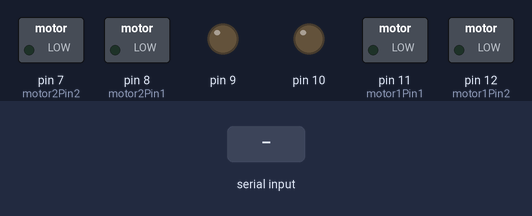
A sketch run on a simulated Arduino Uno, built with avr-gcc and run on an emulated ATmega328P. Parts: switched loads named in the sketch (green lamp = pin HIGH), output pins drawn as LEDs (lit = HIGH). Inputs (shaded band) come from the test bench.

Above: at 1.2 s.
1.3 s: "2" received over the second serial link
At 2.0 s:
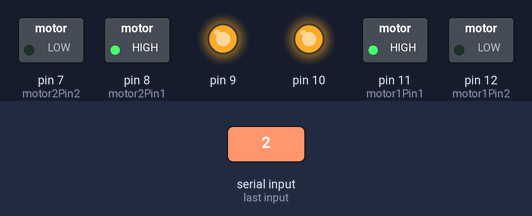
2.8 s: "8" received over the second serial link
At 3.2 s:
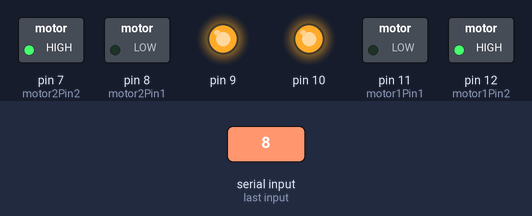
4.3 s: "4" received over the second serial link
At 5.5 s:
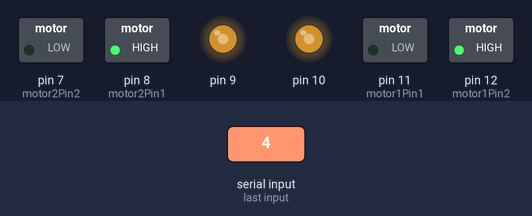
5.8 s: "6" received over the second serial link
At 6.7 s:
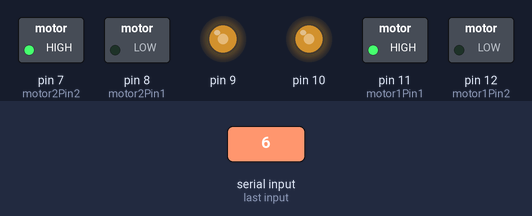
7.3 s: "2" received over the second serial link
At 7.8 s:
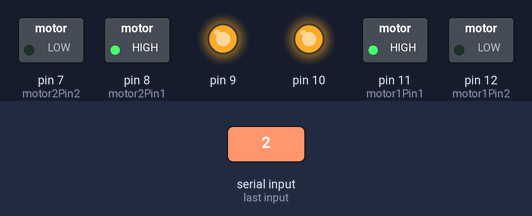
8.8 s: "8" received over the second serial link
At 10.2 s:
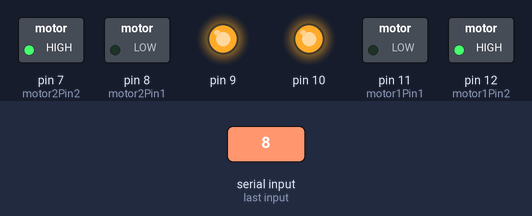
Timing chart, 0 to 11.3 s (numbered marks = the images above; inputs shaded):
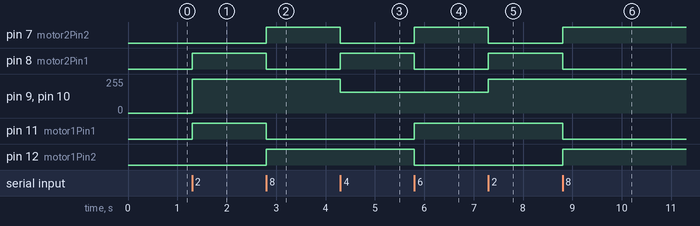

The sketch:

POO_Sumio.ino
```cpp
#include <Arduino.h>
#include <SoftwareSerial.h>

#define VEL_MAX 255
#define VEL_CURVE 155

// Pin definitions
const int motor1Pin1 = 11;  // IN1
const int motor1Pin2 = 12;  // IN2
const int motor2Pin1 = 8;   // IN3
const int motor2Pin2 = 7;   // IN4
const int enA = 9;          // ENA
const int enB = 10;         // ENB

SoftwareSerial bluetooth(2, 3); // RX, TX pins for HC-05 module

class Motor {
  private:
    int pin1;
    int pin2;

  public:
    Motor(int pin1, int pin2) : pin1(pin1), pin2(pin2) {
      pinMode(pin1, OUTPUT);
      pinMode(pin2, OUTPUT);
    }

    void forward() {
      digitalWrite(pin1, HIGH);
      digitalWrite(pin2, LOW);
    }

    void backward() {
      digitalWrite(pin1, LOW);
      digitalWrite(pin2, HIGH);
    }

    void stop() {
      digitalWrite(pin1, LOW);
      digitalWrite(pin2, LOW);
    }
};

class Car {
  private:
    Motor motor1;
    Motor motor2;
    int enA_pin;
    int enB_pin;

  public:
    Car(int pin1, int pin2, int pin3, int pin4, int enA_pin, int enB_pin)
        : motor1(pin1, pin2), motor2(pin3, pin4), enA_pin(enA_pin), enB_pin(enB_pin) {
      pinMode(enA_pin, OUTPUT);
      pinMode(enB_pin, OUTPUT);
    }

    void initialize() {
      Serial.begin(9600);
      bluetooth.begin(9600);
    }

    void processCommand() {
      if (bluetooth.available()) {
        char command = bluetooth.read();

        switch (command) {
          case '2': // Move forward
            moveForward();
            break;
          case '8': // Move backward
            moveBackward();
            break;
          case '4': // Turn left
            turnLeft();
            break;
          case '6': // Turn right
            turnRight();
            break;
          case 'x': // Stop
            stopMoving();
            break;
        }
      }
    }

    void moveForward() {
      motor1.forward();
      motor2.forward();

      analogWrite(enA_pin, VEL_MAX);
      analogWrite(enB_pin, VEL_MAX);
    }

    void moveBackward() {
      motor1.backward();
      motor2.backward();

      analogWrite(enA_pin, VEL_MAX);
      analogWrite(enB_pin, VEL_MAX);
    }

    void turnLeft() {
      motor1.backward();
      motor2.forward();

      analogWrite(enA_pin, VEL_CURVE);
      analogWrite(enB_pin, VEL_CURVE);
    }

    void turnRight() {
      motor1.forward();
      motor2.backward();

      analogWrite(enA_pin, VEL_CURVE);
      analogWrite(enB_pin, VEL_CURVE);
    }

    void stopMoving() {
      motor1.stop();
      motor2.stop();

      analogWrite(enA_pin, 0);
      analogWrite(enB_pin, 0);
    }
};

Car car(motor1Pin1, motor1Pin2, motor2Pin1, motor2Pin2, enA, enB);

void setup() {
  car.initialize();
}

void loop() {
  car.processCommand();
}
```

Measured:
- after the input at 1.3 s, pin 8 (motor2Pin1), pin 11 (motor1Pin1): LOW → HIGH at once; pin 9, pin 10: 0/255 → 255/255 at once
- after the input at 2.8 s, pin 7 (motor2Pin2), pin 12 (motor1Pin2): LOW → HIGH at once; pin 8 (motor2Pin1), pin 11 (motor1Pin1): HIGH → LOW at once
- after the input at 4.3 s, pin 7 (motor2Pin2): HIGH → LOW at once; pin 8 (motor2Pin1): LOW → HIGH at once; pin 9, pin 10: 255/255 → 155/255 at once
- after the input at 5.8 s, pin 7 (motor2Pin2), pin 11 (motor1Pin1): LOW → HIGH at once; pin 8 (motor2Pin1), pin 12 (motor1Pin2): HIGH → LOW at once
- after the input at 7.3 s, pin 7 (motor2Pin2): HIGH → LOW at once; pin 8 (motor2Pin1): LOW → HIGH at once; pin 9, pin 10: 155/255 → 255/255 at once
- after the input at 8.8 s, pin 7 (motor2Pin2), pin 12 (motor1Pin2): LOW → HIGH at once; pin 8 (motor2Pin1), pin 11 (motor1Pin1): HIGH → LOW at once
